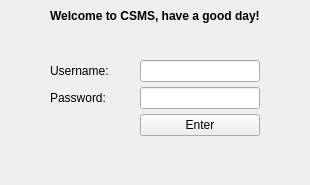
<?xml version="1.0" encoding="UTF-8"?>
<ui version="4.0">
 <class>Form</class>
 <widget class="QWidget" name="Form">
  <property name="geometry">
   <rect>
    <x>0</x>
    <y>0</y>
    <width>310</width>
    <height>185</height>
   </rect>
  </property>
  <property name="windowTitle">
   <string>Form</string>
  </property>
  <layout class="QGridLayout" name="gridLayout">
   <item row="3" column="1">
    <layout class="QFormLayout" name="formLayout">
     <property name="horizontalSpacing">
      <number>31</number>
     </property>
     <property name="verticalSpacing">
      <number>5</number>
     </property>
     <item row="0" column="0">
      <widget class="QLabel" name="label">
       <property name="text">
        <string>Username:</string>
       </property>
      </widget>
     </item>
     <item row="0" column="1">
      <widget class="QLineEdit" name="usernameLineEdit">
       <property name="styleSheet">
        <string notr="true">
</string>
       </property>
      </widget>
     </item>
     <item row="1" column="0">
      <widget class="QLabel" name="label_2">
       <property name="text">
        <string>Password:</string>
       </property>
      </widget>
     </item>
     <item row="1" column="1">
      <widget class="QLineEdit" name="passwordLineEdit">
       <property name="echoMode">
        <enum>QLineEdit::Password</enum>
       </property>
      </widget>
     </item>
     <item row="2" column="1">
      <widget class="QPushButton" name="enterPushButton">
       <property name="text">
        <string>Enter</string>
       </property>
      </widget>
     </item>
    </layout>
   </item>
   <item row="3" column="2">
    <spacer name="horizontalSpacer">
     <property name="orientation">
      <enum>Qt::Horizontal</enum>
     </property>
     <property name="sizeHint" stdset="0">
      <size>
       <width>40</width>
       <height>20</height>
      </size>
     </property>
    </spacer>
   </item>
   <item row="5" column="1">
    <spacer name="verticalSpacer_2">
     <property name="orientation">
      <enum>Qt::Vertical</enum>
     </property>
     <property name="sizeHint" stdset="0">
      <size>
       <width>20</width>
       <height>40</height>
      </size>
     </property>
    </spacer>
   </item>
   <item row="3" column="0">
    <spacer name="horizontalSpacer_2">
     <property name="orientation">
      <enum>Qt::Horizontal</enum>
     </property>
     <property name="sizeHint" stdset="0">
      <size>
       <width>40</width>
       <height>20</height>
      </size>
     </property>
    </spacer>
   </item>
   <item row="0" column="1">
    <widget class="QLabel" name="welcomeMessageLabel">
     <property name="text">
      <string>&lt;html&gt;&lt;head/&gt;&lt;body&gt;&lt;p&gt;&lt;span style=&quot; font-weight:600;&quot;&gt;Welcome to CSMS, have a good day!&lt;/span&gt;&lt;/p&gt;&lt;/body&gt;&lt;/html&gt;</string>
     </property>
    </widget>
   </item>
   <item row="1" column="1">
    <spacer name="verticalSpacer">
     <property name="orientation">
      <enum>Qt::Vertical</enum>
     </property>
     <property name="sizeHint" stdset="0">
      <size>
       <width>20</width>
       <height>10</height>
      </size>
     </property>
    </spacer>
   </item>
  </layout>
 </widget>
 <layoutdefault spacing="6" margin="9"/>
 <resources/>
 <connections/>
 <designerdata>
  <property name="gridDeltaX">
   <number>10</number>
  </property>
  <property name="gridDeltaY">
   <number>10</number>
  </property>
  <property name="gridSnapX">
   <bool>true</bool>
  </property>
  <property name="gridSnapY">
   <bool>true</bool>
  </property>
  <property name="gridVisible">
   <bool>true</bool>
  </property>
 </designerdata>
</ui>
